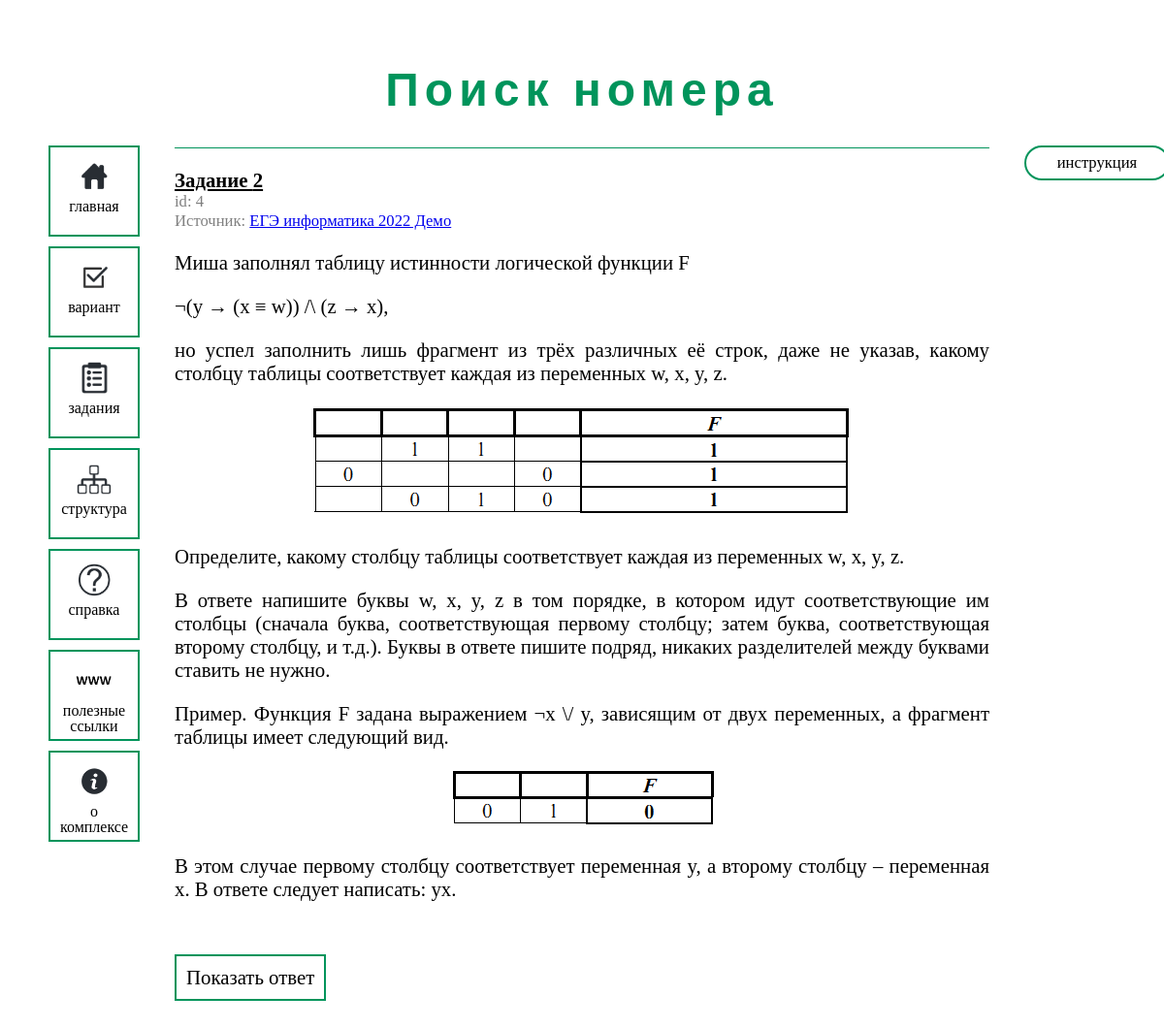
Screenshot of /number/4 with the database file from the repository.
### tables this page shows
CREATE TABLE tasks (id INTEGER PRIMARY KEY UNIQUE NOT NULL, text TEXT, answer TEXT NOT NULL, number INTEGER CHECK (number < 28 AND number > 0), files_path TEXT, source TEXT REFERENCES sources (id), solution TEXT);

CREATE TABLE sources (id INTEGER PRIMARY KEY UNIQUE NOT NULL, name TEXT NOT NULL);

CREATE TABLE images (id INTEGER PRIMARY KEY AUTOINCREMENT NOT NULL UNIQUE, image TEXT, task INTEGER REFERENCES tasks (id), sign TEXT);

### main.py (the view)
@app.route("/number/<int:task_id>")
def number_page(task_id):
    return render_template("tasks_with_answer.html", tasks=[repository.get_task(task_id)],
                           page_title="Поиск номера")

### Repository.py (called while the page is built)
    def get_task(self, task_id):
        con = sqlite3.connect(self.base_path)
        cur = con.cursor()
        task_inf = cur.execute("SELECT * FROM tasks WHERE id=(?)", (task_id,)).fetchone()
        images = cur.execute("SELECT * FROM images WHERE task=(?)", (task_id,)).fetchall()
        illustrations = [Illustration(image[0], image[1], image[2], image[3]) for image in images]
        illustrations_id = {illustrations[i].base_id: illustrations[i] for i in range(len(illustrations))}
        task_source = None
        if task_inf[5] is not None:
            source_inf = cur.execute("SELECT * FROM sources WHERE id=(?)", (task_inf[5])).fetchall()[0]
            task_source = Source(source_inf[0], source_inf[1])
        return Task(task_inf[0], task_inf[1], illustrations_id, task_inf[2],
                    task_inf[3], task_inf[4], task_source, task_inf[6])

### templates/tasks_with_answer.html (shortened to what this page needs)
{% extends "article_temlpate.html" %}
{% import 'task_macro.html' as task_renderer %}
{% block style %}../static/style.css{% endblock %}
{% block header %}{{ page_title }}{% endblock %}
{% block article_body %}
    {% include 'right_side_menu.html' %}
    {% for task in tasks %}
        {{ task_renderer.task_render(task) }}
        <br>
        <button class="button" onclick="getElementById('answer{{ loop.index }}').style.visibility = 'visible'" id="button{{ loop.index }}">Показать ответ</button>
    {% endfor %}
{% endblock %}

### templates/task_macro.html (shortened to what this page needs)
{% macro task_render(task) -%}
    <p class="task_header"><b>Задание {{ task.number }}</b></p>
    <p class="task_id">id: {{task.base_id}}</p>
    {% if task.source != None %}
        <p class="task_id">Источник: <a href="{{ url_for('.source_page', source_id=task.source.base_id) }}">{{task.source.name}}</a></p>
    {% endif %}
    {% for inf_line in task.text.split("||") %}
        {% if inf_line != "" and loop.index is not divisibleby 2 %}
            {% set text_lines = inf_line.split("\n") %}
            {% for text_line in text_lines %}
                <p>{{ text_line }}</p>
            {% endfor %}
        {% else %}
            <div class="image_with_text">
                <img src="../static/img/1/{{ task.illustrations[inf_line|int].image_path }}" alt="Картинка" style="margin-bottom: 0px">
            </div>
        {% endif %}
    {% endfor %}
{%- endmacro %}

### static/style.css (style rules this page uses)
body { padding-top: 25px; }
.task_header { text-align: left; text-decoration: underline; margin-bottom: 0px; }
.task_id { text-align: left; font-size: 0.8em; color: grey; margin-top: 0px; margin-bottom: 0px; }
.button { margin: auto; margin-top: 10px; border-radius: 0px; border-style: solid; border-color: #00945b; align-content: center; border-width: 2px; background-color: white; text-align: center; text-decoration: none; color: black; padding: 10px; font-family: cambria; font-size: 1em; }
.image_with_text { text-align: center; }

### rows the page displays
tasks: number "2", base_id "4", source.name "ЕГЭ информатика 2022 Демо", text_lines "Миша заполнял таблицу истинности логической функции F" "¬(y → (x ≡ w)) /\\ (z → x)," "но успел заполнить лишь фрагмент из трёх различных её строк, даже не указав, какому столбцу таблицы соответствует каждая из переменных w, x, y, z." "Определите, какому столбцу таблицы соответствует каждая из переменных w, x, y, z." "В ответе напишите буквы w, x, y, z в том порядке, в котором идут соответствующие им столбцы (сначала буква, соответствующая первому столбцу; затем буква, соответствующая второму столбцу, и т.д.). Буквы в ответе пишите подряд, никаких разделителей между буквами ставить не нужно." "Пример. Функция F задана выражением ¬x \\/ y, зависящим от двух переменных, а фрагмент таблицы имеет следующий вид." "В этом случае первому столбцу соответствует переменная y, а второму столбцу – переменная x. В ответе следует написать: yx.", image (picture)

### other values shown
{{ page_title }} "Поиск номера"
